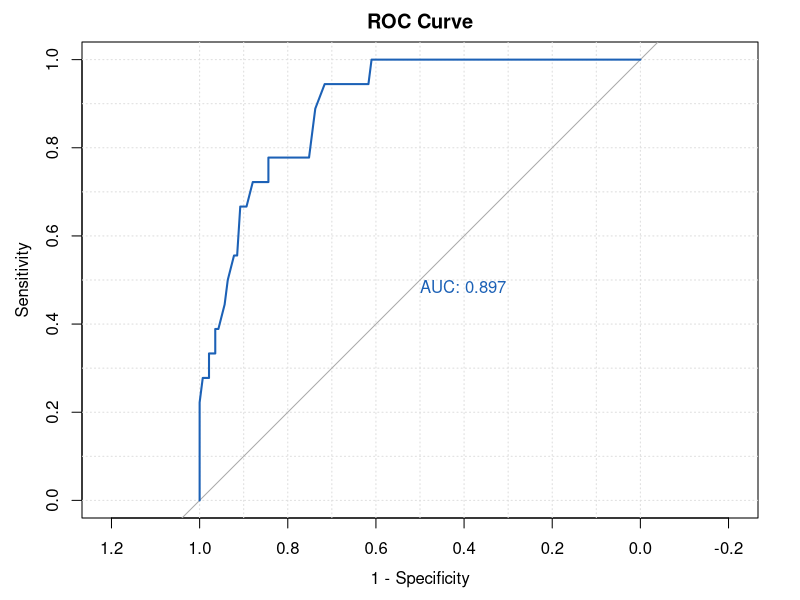

Generate this figure with R:
## ---- chunk 1
set.seed(1)
library(tidyverse)
library(caret)
library(dplyr)
library(pROC)
## ---- chunk 2
# Load the data
cohort <- read.csv("./eicu_cohort.csv")
features = c("apachescore")
## ---- chunk 3
# Split the data into training and testing sets
train_index <- createDataPartition(cohort$apachescore, times = 1, p = 0.7, list = FALSE)
train_set <- cohort[train_index, ]
test_set <- cohort[-train_index, ]
## ---- chunk 4
# Fit the logistic regression model
log_model <- glm(actualhospitalmortality ~ apachescore, data = train_set, family = binomial)
## ---- chunk 5
# Generate predictions (and print the first 10 predictions)
y_hat_test_prob <- predict(log_model, test_set[features], type="response")

# Round the probabilities to give 0 and 1 predictions (on 50% threshold)
y_hat_test_class = round(y_hat_test_prob,0)
y_hat_test_prob[1:10]
## ---- chunk 6
print(y_hat_test_class[1:10])
## ---- chunk 7
# Generate the confusion matrix
confusion <- confusionMatrix(as.factor(y_hat_test_class),
                             as.factor(test_set$actualhospitalmortality))

# Print the confusion matrix
print(confusion$table)
## ---- chunk 8
accuracy <- confusion$overall['Accuracy']
cat(sprintf("Accuracy (model) = %.2f\n", accuracy))
## ---- chunk 9
# Create a vector of zeros with the same length as the test set
zeros <- rep(0, length(test_set$actualhospitalmortality))
zeros_factor <- factor(zeros, levels = c(0, 1))

# Calculate accuracy
confusion_zeros <- confusionMatrix(zeros_factor, as.factor(test_set$actualhospitalmortality))
accuracy_zeros <- confusion_zeros$overall['Accuracy']

# Print the accuracy
cat(sprintf("Accuracy (zeros) = %.2f\n", accuracy_zeros))
## ---- chunk 10
# Create the ROC curve
roc_curve <- roc(test_set$actualhospitalmortality, y_hat_test_prob)

# Plot the ROC curve
plot(roc_curve,
     main = "ROC Curve",
     col = "#1c61b6",
     print.auc = TRUE,
     grid = TRUE,
     xlim = c(1, 0),
     ylim = c(0, 1),
     xlab = "1 - Specificity",
     ylab = "Sensitivity")
